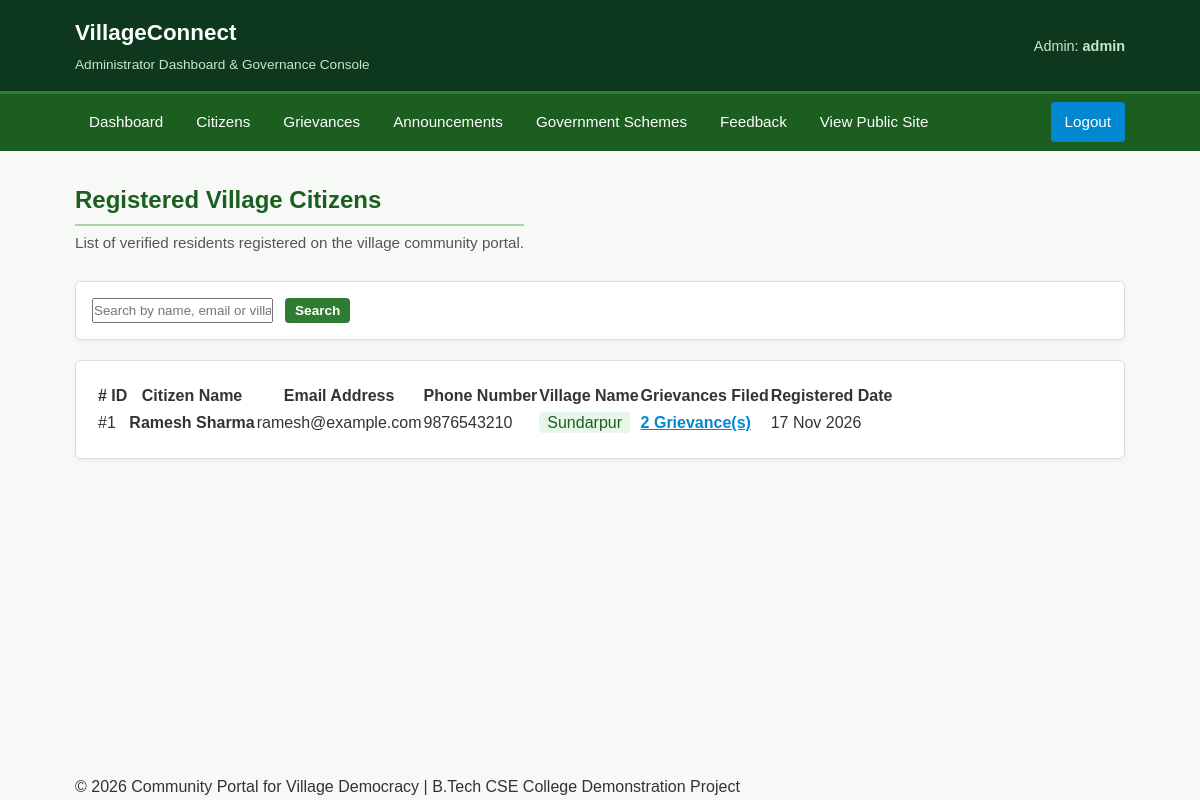
The page /admin/manage_citizens.php (signed in) on the database its author committed.
### tables this page shows
CREATE TABLE IF NOT EXISTS `citizens` (
    `id` INT AUTO_INCREMENT PRIMARY KEY,
    `full_name` VARCHAR(100) NOT NULL,
    `email` VARCHAR(100) NOT NULL UNIQUE,
    `phone` VARCHAR(15) NOT NULL,
    `village_name` VARCHAR(100) NOT NULL,
    `password` VARCHAR(255) NOT NULL,
    `created_at` TIMESTAMP DEFAULT CURRENT_TIMESTAMP
);

### admin/manage_citizens.php (the view, shortened to what this page needs)
<?php
require_once "../config/db.php";
$admin_username = $_SESSION['admin_username'] ?? 'admin';
$search = trim($_GET['search'] ?? '');
$params = [];
$types = "";
$query = "SELECT c.id, c.full_name, c.email, c.phone, c.village_name, c.created_at,
                 COUNT(g.id) as grievance_count
          FROM citizens c
          LEFT JOIN grievances g ON c.id = g.citizen_id ";
$query .= " GROUP BY c.id ORDER BY c.created_at DESC";
if (!empty($params)) {
    $stmt = mysqli_prepare($conn, $query);
    mysqli_stmt_bind_param($stmt, $types, ...$params);
    mysqli_stmt_execute($stmt);
    $result = mysqli_stmt_get_result($stmt);
} else {
    $result = mysqli_query($conn, $query);
}
?>
<!DOCTYPE html>
<html lang="en">
<head>
    <link rel="stylesheet" href="../assets/css/style.css">
</head>
<body>
    <header class="top-header" style="background-color: #0d381e;">
        <div class="container header-content">
            <div>
                <a href="dashboard.php" class="brand-title">
                    VillageConnect
                </a>
                <span class="brand-subtitle">Administrator Dashboard & Governance Console</span>
            </div>
            <div>
                <span style="color: #c8e6c9; font-size: 0.9rem;">
                    Admin: <strong><?php echo htmlspecialchars($admin_username); ?></strong>
                </span>
            </div>
        </div>
    </header>
    <nav class="navbar" style="background-color: #1b5e20;">
        <div class="container">
            <ul class="nav-links">
                <li><a href="dashboard.php">Dashboard</a></li>
                <li><a href="manage_citizens.php" class="active">Citizens</a></li>
                <li><a href="manage_grievances.php">Grievances</a></li>
                <li><a href="manage_announcements.php">Announcements</a></li>
                <li><a href="manage_schemes.php">Government Schemes</a></li>
                <li><a href="manage_feedback.php">Feedback</a></li>
                <li><a href="../index.php" target="_blank">View Public Site</a></li>
                <li class="nav-right"><a href="logout.php" class="nav-highlight">Logout</a></li>
            </ul>
        </div>
    </nav>
    <main class="main-content">
        <div class="container">
            <div style="display: flex; justify-content: space-between; align-items: center; flex-wrap: wrap; gap: 15px; margin-bottom: 25px;">
                <div>
                    <h1 class="section-title" style="margin-bottom: 5px;">Registered Village Citizens</h1>
                    <p class="section-desc" style="margin-bottom: 0;">
                        List of verified residents registered on the village community portal.
                    </p>
                </div>
            </div>
            <div class="card" style="padding: 16px; margin-bottom: 20px;">
                <form action="manage_citizens.php" method="GET" style="display: flex; gap: 12px; flex-wrap: wrap;">
                    <input type="text" name="search" class="form-control" style="max-width: 380px;"
                           placeholder="Search by name, email or village..."
                           value="<?php echo htmlspecialchars($search); ?>">
                    <button type="submit" class="btn btn-primary btn-sm">Search</button>
                </form>
            </div>
            <div class="card">
                <?php if ($result && mysqli_num_rows($result) > 0): ?>
                    <div class="table-responsive">
                        <table class="styled-table">
                            <thead>
                                <tr>
                                    <th># ID</th>
                                    <th>Citizen Name</th>
                                    <th>Email Address</th>
                                    <th>Phone Number</th>
                                    <th>Village Name</th>
                                    <th>Grievances Filed</th>
                                    <th>Registered Date</th>
                                </tr>
                            </thead>
                            <tbody>
                                <?php while ($citizen = mysqli_fetch_assoc($result)): ?>
                                    <tr>
                                        <td>#<?php echo $citizen['id']; ?></td>
                                        <td><strong><?php echo htmlspecialchars($citizen['full_name']); ?></strong></td>
                                        <td><?php echo htmlspecialchars($citizen['email']); ?></td>
                                        <td><?php echo htmlspecialchars($citizen['phone']); ?></td>
                                        <td>
                                            <span style="background: #e8f5e9; color: #1b5e20; padding: 2px 8px; border-radius: 4px; font-weight: 500;">
                                                <?php echo htmlspecialchars($citizen['village_name']); ?>
                                            </span>
                                        </td>
                                        <td>
                                            <a href="manage_grievances.php?citizen_id=<?php echo $citizen['id']; ?>" style="color: #0288d1; font-weight: 600;">
                                                <?php echo $citizen['grievance_count']; ?> Grievance(s)
                                            </a>
                                        </td>
                                        <td><?php echo date("d M Y", strtotime($citizen['created_at'])); ?></td>
                                    </tr>
                                <?php endwhile; ?>
                            </tbody>
                        </table>
                    </div>
                <?php else: ?>
                    <p style="text-align: center; color: #78909c; padding: 30px 0;">
                        No citizen records found.
                    </p>
                <?php endif; ?>
            </div>
        </div>
    </main>
    <footer class="site-footer">
        <div class="container text-center">
            <div class="footer-bottom">
                <p>&copy; <?php echo date("Y"); ?> Community Portal for Village Democracy | B.Tech CSE College Demonstration Project</p>
            </div>
        </div>
    </footer>
</body>
</html>

### assets/css/style.css (style rules this page uses)
* { margin: 0; padding: 0; box-sizing: border-box; }
body { font-family: 'Segoe UI', Tahoma, Geneva, Verdana, sans-serif; background-color: #f4f8fa; color: #2c3e50; font-family: Arial, Helvetica, sans-serif; background-color: #f7f9f7; color: #333333; line-height: 1.6; display: flex; flex-direction: column; min-height: 100vh; }
.container { width: 90%; max-width: 1200px; max-width: 1100px; margin: 0 auto; padding: 0 15px; }
.top-header { background-color: #1b5e20; background-color: #1b5e20; color: #ffffff; padding: 14px 0; box-shadow: 0 2px 8px rgba(0, 0, 0, 0.12); padding: 15px 0; border-bottom: 3px solid #2e7d32; }
.header-content { display: flex; justify-content: space-between; align-items: center; flex-wrap: wrap; gap: 10px; }
.brand-title { font-size: 1.35rem; font-weight: 700; font-size: 1.4rem; font-weight: bold; color: #ffffff; text-decoration: none; display: flex; align-items: center; gap: 8px; }
.brand-subtitle { font-size: 0.8rem; font-weight: normal; font-size: 0.85rem; color: #c8e6c9; display: block; color: #c8e6c9; margin-top: 3px; }
.navbar { background-color: #2e7d32; border-bottom: 3px solid #81c784; background-color: #2e7d32; border-bottom: 1px solid #1b5e20; }
.nav-links { list-style: none; display: flex; flex-wrap: wrap; gap: 4px; padding: 6px 0; gap: 5px; padding: 8px 0; }
.nav-links li a { color: #ffffff; text-decoration: none; padding: 9px 14px; padding: 8px 14px; border-radius: 4px; font-size: 0.95rem; display: inline-block; font-size: 0.95rem; font-weight: 500; transition: background-color 0.2s ease, color 0.2s ease; }
.nav-links li a:hover, .nav-links li a.active { background-color: #1b5e20; color: #ffffff; }
.nav-links li a.nav-highlight { background-color: #0288d1; color: #ffffff; }
.nav-links li.nav-right { margin-left: auto; }
.btn { display: inline-block; padding: 10px 20px; padding: 9px 18px; font-size: 0.95rem; font-weight: 600; font-weight: bold; text-decoration: none; border-radius: 5px; border-radius: 4px; border: none; cursor: pointer; text-align: center; transition: background-color 0.2s, transform 0.1s; }
.btn-primary { background-color: #2e7d32; color: #ffffff; }
.btn-sm { padding: 5px 10px; font-size: 0.85rem; }
.main-content { flex: 1; padding: 35px 0; padding: 30px 0; }
.section-title { font-size: 1.7rem; font-size: 1.5rem; color: #1b5e20; margin-bottom: 20px; padding-bottom: 8px; margin-bottom: 15px; padding-bottom: 5px; border-bottom: 2px solid #a5d6a7; position: relative; }
.section-desc { font-size: 1rem; color: #546e7a; margin-bottom: 25px; font-size: 0.95rem; color: #555555; margin-bottom: 20px; }
.card { background-color: #ffffff; border-radius: 8px; border: 1px solid #e0e0e0; box-shadow: 0 2px 6px rgba(0, 0, 0, 0.05); padding: 22px; margin-bottom: 22px; transition: transform 0.2s ease, box-shadow 0.2s ease; border: 1px solid #dcdcdc; border-radius: 6px; padding: 20px; margin-bottom: 20px; }

### rows shown on the page
citizens: id "1", full_name "Ramesh Sharma", email "ramesh@example.com", phone "9876543210", village_name "Sundarpur", grievance_count "2", created_at "17 Nov 2026"

### other values the page prints
$admin_username "admin"
